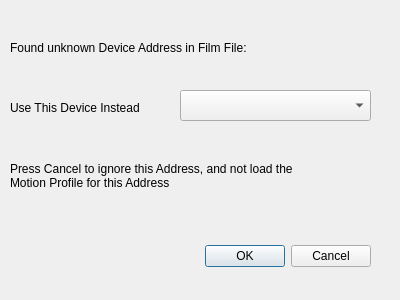
<?xml version="1.0" encoding="UTF-8"?>
<ui version="4.0">
 <class>AddressNotFoundDialog</class>
 <widget class="QDialog" name="AddressNotFoundDialog">
  <property name="geometry">
   <rect>
    <x>0</x>
    <y>0</y>
    <width>400</width>
    <height>300</height>
   </rect>
  </property>
  <property name="windowTitle">
   <string>Dialog</string>
  </property>
  <widget class="QDialogButtonBox" name="buttonBox">
   <property name="geometry">
    <rect>
     <x>30</x>
     <y>240</y>
     <width>341</width>
     <height>32</height>
    </rect>
   </property>
   <property name="orientation">
    <enum>Qt::Horizontal</enum>
   </property>
   <property name="standardButtons">
    <set>QDialogButtonBox::Cancel|QDialogButtonBox::Ok</set>
   </property>
  </widget>
  <widget class="QLabel" name="foundLabel">
   <property name="geometry">
    <rect>
     <x>10</x>
     <y>40</y>
     <width>281</width>
     <height>16</height>
    </rect>
   </property>
   <property name="text">
    <string>Found unknown Device Address in Film File:</string>
   </property>
  </widget>
  <widget class="QLabel" name="addressLabel">
   <property name="geometry">
    <rect>
     <x>290</x>
     <y>40</y>
     <width>62</width>
     <height>16</height>
    </rect>
   </property>
   <property name="text">
    <string/>
   </property>
  </widget>
  <widget class="QLabel" name="label">
   <property name="geometry">
    <rect>
     <x>10</x>
     <y>100</y>
     <width>161</width>
     <height>16</height>
    </rect>
   </property>
   <property name="text">
    <string>Use This Device Instead</string>
   </property>
  </widget>
  <widget class="QLabel" name="label_2">
   <property name="geometry">
    <rect>
     <x>10</x>
     <y>160</y>
     <width>341</width>
     <height>31</height>
    </rect>
   </property>
   <property name="text">
    <string>Press Cancel to ignore this Address, and not load the 
Motion Profile for this Address</string>
   </property>
  </widget>
  <widget class="QComboBox" name="devCombo">
   <property name="geometry">
    <rect>
     <x>180</x>
     <y>90</y>
     <width>191</width>
     <height>31</height>
    </rect>
   </property>
  </widget>
 </widget>
 <resources/>
 <connections>
  <connection>
   <sender>buttonBox</sender>
   <signal>accepted()</signal>
   <receiver>AddressNotFoundDialog</receiver>
   <slot>accept()</slot>
   <hints>
    <hint type="sourcelabel">
     <x>248</x>
     <y>254</y>
    </hint>
    <hint type="destinationlabel">
     <x>157</x>
     <y>274</y>
    </hint>
   </hints>
  </connection>
  <connection>
   <sender>buttonBox</sender>
   <signal>rejected()</signal>
   <receiver>AddressNotFoundDialog</receiver>
   <slot>reject()</slot>
   <hints>
    <hint type="sourcelabel">
     <x>316</x>
     <y>260</y>
    </hint>
    <hint type="destinationlabel">
     <x>286</x>
     <y>274</y>
    </hint>
   </hints>
  </connection>
 </connections>
</ui>
